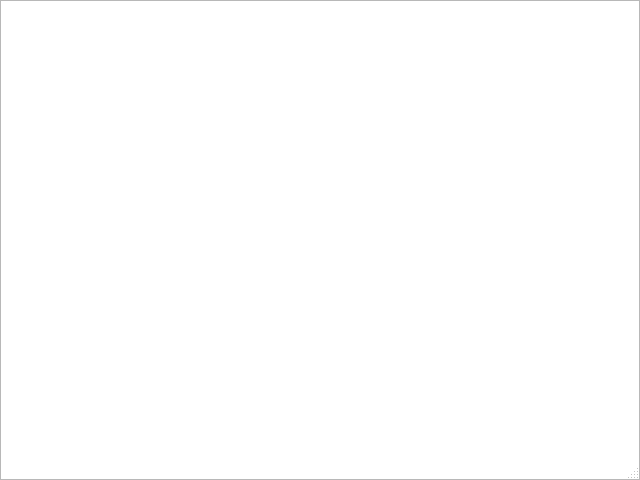
<?xml version="1.0" encoding="UTF-8"?>
<ui version="4.0">
 <class>DocxViewer</class>
 <widget class="QDialog" name="DocxViewer">
  <property name="geometry">
   <rect>
    <x>0</x>
    <y>0</y>
    <width>640</width>
    <height>480</height>
   </rect>
  </property>
  <property name="windowTitle">
   <string>Docx Viewer</string>
  </property>
  <property name="sizeGripEnabled">
   <bool>true</bool>
  </property>
  <layout class="QVBoxLayout" name="verticalLayout">
   <property name="spacing">
    <number>0</number>
   </property>
   <property name="leftMargin">
    <number>0</number>
   </property>
   <property name="topMargin">
    <number>0</number>
   </property>
   <property name="rightMargin">
    <number>0</number>
   </property>
   <property name="bottomMargin">
    <number>0</number>
   </property>
   <item>
    <widget class="QTextBrowser" name="textbrowser">
     <property name="undoRedoEnabled">
      <bool>false</bool>
     </property>
     <property name="acceptRichText">
      <bool>false</bool>
     </property>
    </widget>
   </item>
  </layout>
 </widget>
 <resources>
  <include location="wombatforensics.qrc"/>
 </resources>
 <connections/>
</ui>
